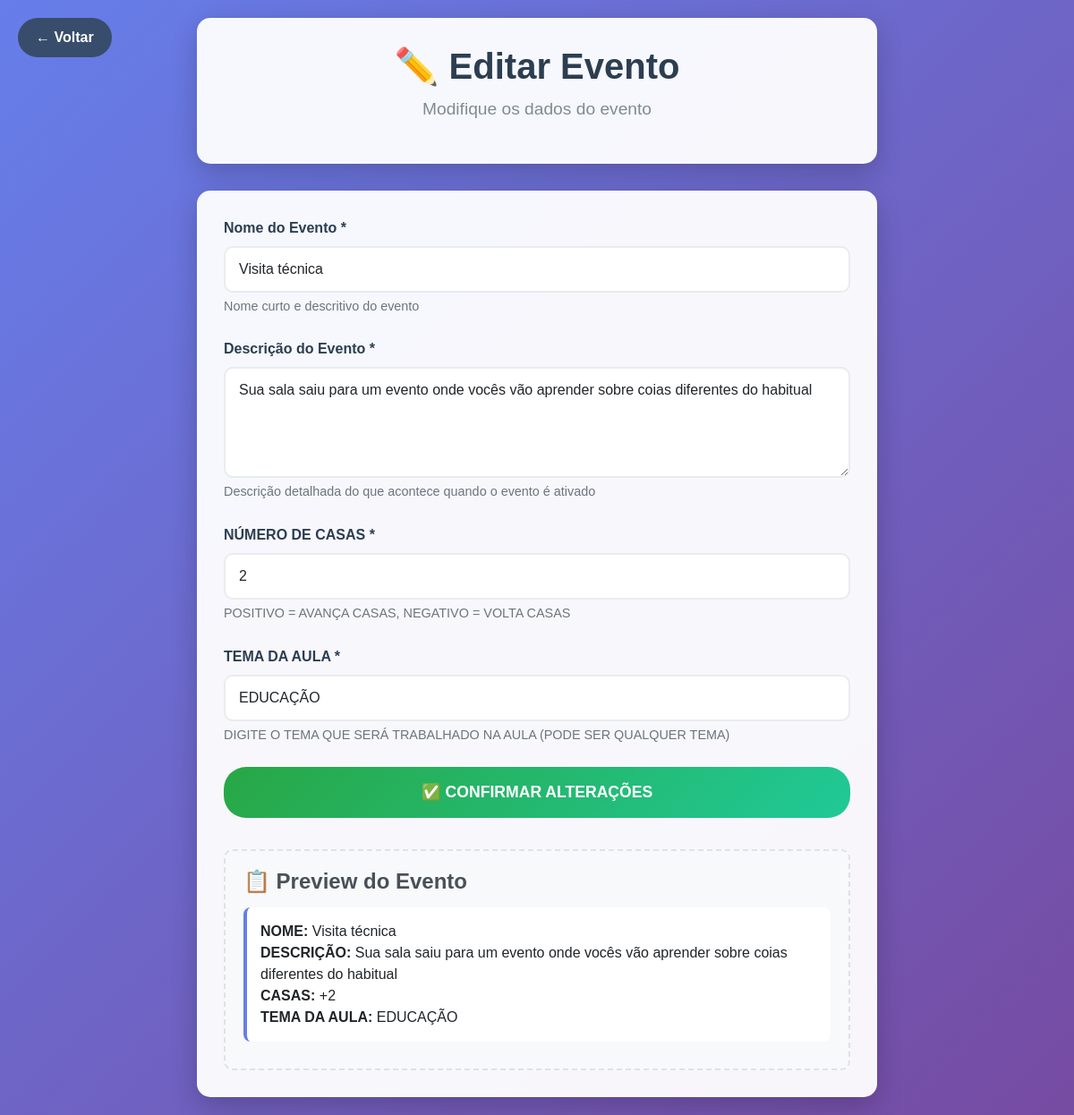
Before: /Adm/editarEvento.php?id=1 (signed in) with the older database file.
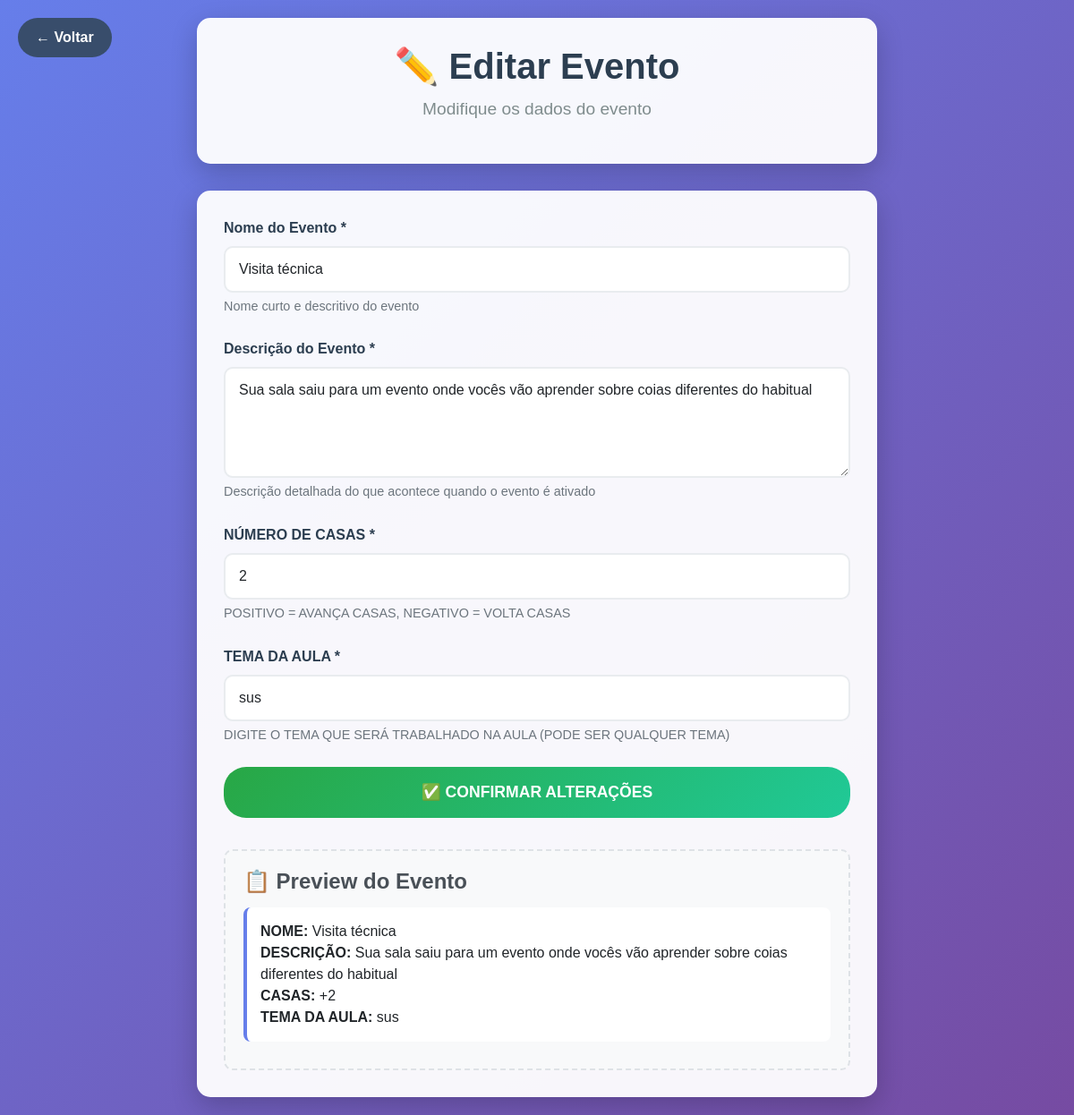
After: the same page with the newer database file.
### tables this page shows
CREATE TABLE `tbevento` (
  `idEvento` int(11) NOT NULL,
  `nomeEvento` varchar(50) NOT NULL,
  `descricaoEvento` varchar(255) NOT NULL,
  `modificadorEvento` varchar(120) NOT NULL,
  `dificuldadeEvento` varchar(10) NOT NULL,
  `temaAula` varchar(50) DEFAULT NULL,
  `impactoEvento` varchar(50) NOT NULL,
  `casaEvento` int(100) NOT NULL
);

### Adm/editarEvento.php (the view, shortened to what this page needs)
<?php include('../banco/conexao.php'); include('../includes/verificar_login.php');?>
<?php
$id = $_GET['id'] ?? null;
$stmt = $pdo->prepare("SELECT * FROM tbevento WHERE idEvento = ?");
$stmt->execute([$id]);
$evento = $stmt->fetch(PDO::FETCH_ASSOC);
?>
<!DOCTYPE html>
<html lang="pt-BR">
<head>
    <link href="https://cdn.jsdelivr.net/npm/bootstrap@5.3.7/dist/css/bootstrap.min.css" rel="stylesheet">
</head>
<body>
    <a href="gerenciarEventos.php" class="back-btn">← Voltar</a>
    <div class="admin-container">
        <div class="admin-header">
            <h1 class="admin-title">✏️ Editar Evento</h1>
            <p class="admin-subtitle">Modifique os dados do evento</p>
        </div>
        <div class="form-section">
            <form method="POST">
                <div class="form-group">
                    <label for="nomeEvento" class="form-label">Nome do Evento *</label>
                    <input type="text" class="form-control" id="nomeEvento" name="nomeEvento"
                           value="<?php echo htmlspecialchars($evento['nomeEvento']); ?>"
                           placeholder="Ex: Acesso ao SUS" required>
                    <div class="help-text">Nome curto e descritivo do evento</div>
                </div>
                <div class="form-group">
                    <label for="descricaoEvento" class="form-label">Descrição do Evento *</label>
                    <textarea class="form-control" id="descricaoEvento" name="descricaoEvento"
                              rows="4" placeholder="Descreva o que acontece no evento..." required><?php echo htmlspecialchars($evento['descricaoEvento']); ?></textarea>
                    <div class="help-text">Descrição detalhada do que acontece quando o evento é ativado</div>
                </div>
                <div class="form-group">
                    <label for="casaEvento" class="form-label">NÚMERO DE CASAS *</label>
                    <input type="number" class="form-control" id="casaEvento" name="casaEvento"
                           value="<?php echo $evento['casaEvento']; ?>"
                           placeholder="Ex: 2 ou -2" required>
                    <div class="help-text">POSITIVO = AVANÇA CASAS, NEGATIVO = VOLTA CASAS</div>
                </div>
                 <div class="form-group">
                     <label for="temaAula" class="form-label">TEMA DA AULA *</label>
                     <input type="text" class="form-control" id="temaAula" name="temaAula"
                            value="<?php echo htmlspecialchars($evento['temaAula'] ?? ''); ?>"
                            placeholder="Ex: SUS, DROGAS, EDUCAÇÃO, etc..." required>
                     <div class="help-text">DIGITE O TEMA QUE SERÁ TRABALHADO NA AULA (PODE SER QUALQUER TEMA)</div>
                 </div>
                 <button type="button" class="btn-confirm" onclick="confirmarAlteracoes()">✅ CONFIRMAR ALTERAÇÕES</button>
            </form>
            <div class="preview-section">
                <h4 class="preview-title">📋 Preview do Evento</h4>
                 <div class="preview-item">
                     <strong>NOME:</strong> <span id="preview-nome"><?php echo htmlspecialchars($evento['nomeEvento']); ?></span><br>
                     <strong>DESCRIÇÃO:</strong> <span id="preview-descricao"><?php echo htmlspecialchars($evento['descricaoEvento']); ?></span><br>
                     <strong>CASAS:</strong> <span id="preview-casas"><?php echo $evento['casaEvento'] > 0 ? '+' . $evento['casaEvento'] : $evento['casaEvento']; ?></span><br>
                     <strong>TEMA DA AULA:</strong> <span id="preview-tema"><?php echo htmlspecialchars($evento['temaAula'] ?? 'Não definido'); ?></span>
                 </div>
            </div>
        </div>
    </div>
</body>
</html>

Changed rows visible on the page:
changed tbevento "Visita técnica": temaAula "EDUCAÇÃO" → "sus"
